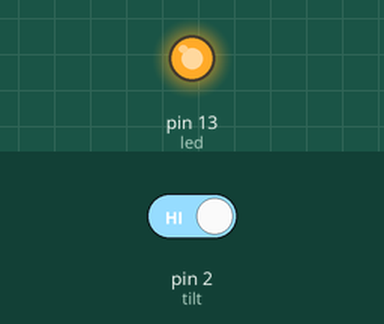
Recording of a sketch running on a simulated Arduino Uno, built with avr-gcc and run on an emulated ATmega328P. Parts: output pins drawn as LEDs (lit = HIGH). The test bench sets the inputs (shaded band); at power-on: pin 2 (tilt) HIGH.

Above: at 1.2 s.
1.3 s: pin 2 (tilt) driven LOW
At 2.5 s:
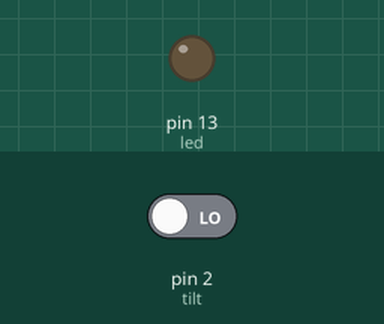
2.8 s: pin 2 (tilt) driven HIGH
At 3.9 s:
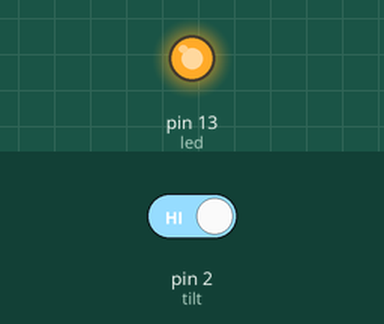
Timing chart, 0 to 5.8 s (numbered marks = the images above; inputs shaded):
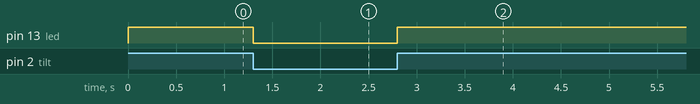

The sketch:

Tilt_Sensor.ino
```cpp
int tilt = 2;         // the number of the input pin
int led = 13;       // the number of the output pin

void setup()
{
  pinMode(tilt, INPUT);
  pinMode(led, OUTPUT);
}

void loop()
{
  int reading;
  reading = digitalRead(tilt);

  if(reading==0)
    digitalWrite(led, LOW);
  else
    digitalWrite(led, HIGH);
}
```

Measured:
- after the input at 1.3 s, pin 13 (led): HIGH → LOW at once
- after the input at 2.8 s, pin 13 (led): LOW → HIGH at once
